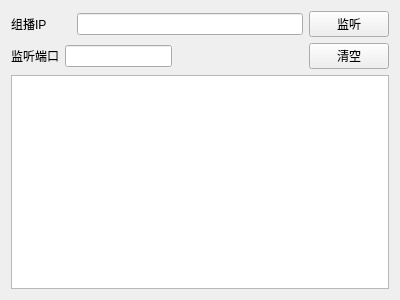
<?xml version="1.0" encoding="UTF-8"?>
<ui version="4.0">
 <class>Widget</class>
 <widget class="QWidget" name="Widget">
  <property name="geometry">
   <rect>
    <x>0</x>
    <y>0</y>
    <width>400</width>
    <height>300</height>
   </rect>
  </property>
  <property name="windowTitle">
   <string>Widget</string>
  </property>
  <layout class="QVBoxLayout" name="verticalLayout_2">
   <item>
    <layout class="QVBoxLayout" name="verticalLayout">
     <item>
      <layout class="QHBoxLayout" name="horizontalLayout">
       <item>
        <widget class="QLabel" name="label">
         <property name="minimumSize">
          <size>
           <width>60</width>
           <height>0</height>
          </size>
         </property>
         <property name="text">
          <string>组播IP</string>
         </property>
        </widget>
       </item>
       <item>
        <widget class="QLineEdit" name="ldt_IP"/>
       </item>
       <item>
        <widget class="QPushButton" name="btn_Listen">
         <property name="text">
          <string>监听</string>
         </property>
        </widget>
       </item>
      </layout>
     </item>
     <item>
      <layout class="QHBoxLayout" name="horizontalLayout_2">
       <item>
        <widget class="QLabel" name="label_2">
         <property name="text">
          <string>监听端口</string>
         </property>
        </widget>
       </item>
       <item>
        <widget class="QLineEdit" name="ldt_listen">
         <property name="sizePolicy">
          <sizepolicy hsizetype="Fixed" vsizetype="Fixed">
           <horstretch>0</horstretch>
           <verstretch>0</verstretch>
          </sizepolicy>
         </property>
         <property name="maximumSize">
          <size>
           <width>107</width>
           <height>16777215</height>
          </size>
         </property>
        </widget>
       </item>
       <item>
        <spacer name="horizontalSpacer">
         <property name="orientation">
          <enum>Qt::Horizontal</enum>
         </property>
         <property name="sizeHint" stdset="0">
          <size>
           <width>40</width>
           <height>20</height>
          </size>
         </property>
        </spacer>
       </item>
       <item>
        <widget class="QPushButton" name="btn_clear">
         <property name="text">
          <string>清空</string>
         </property>
        </widget>
       </item>
      </layout>
     </item>
     <item>
      <widget class="QTextBrowser" name="textBrowser"/>
     </item>
    </layout>
   </item>
  </layout>
 </widget>
 <layoutdefault spacing="6" margin="11"/>
 <resources/>
 <connections/>
</ui>
